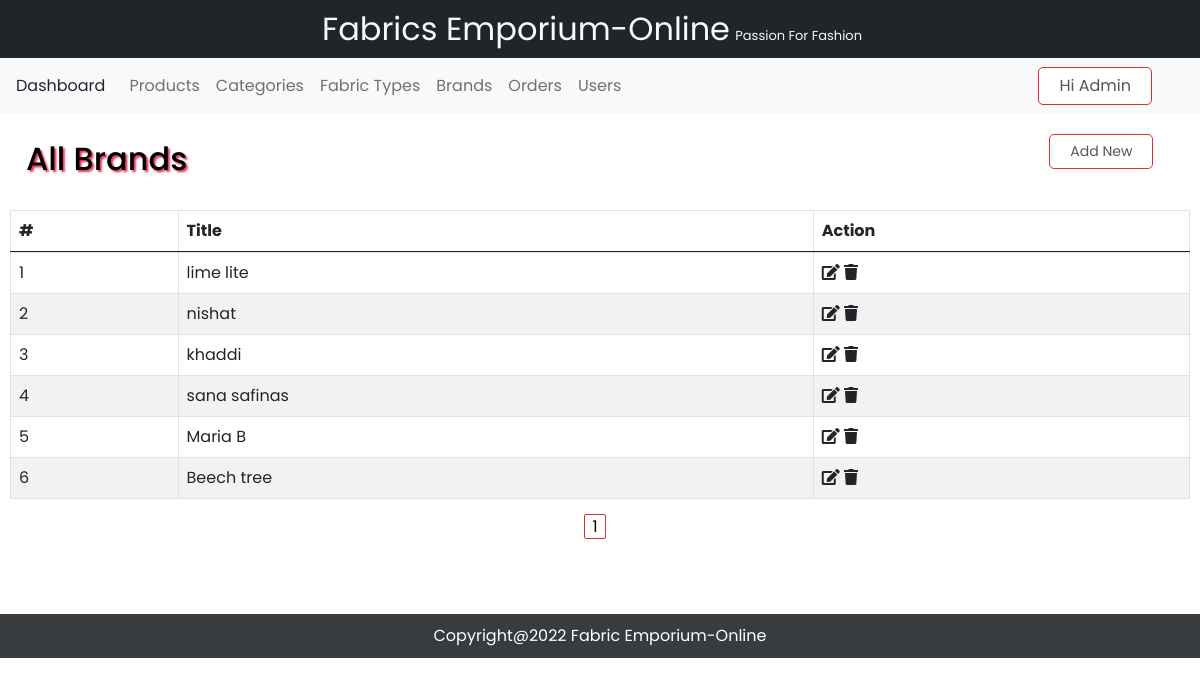
Screenshot of /admin/brands.php with the database file from the repository.
### tables this page shows
CREATE TABLE `brands` (
  `b_id` int(11) NOT NULL,
  `b_name` varchar(30) NOT NULL
);

### admin/brands.php (the view, shortened to what this page needs)
<?php
include 'header.php';
session_start();?>
 <div class="admin-content-container">
 <div class="row">
        <div class="col-lg-10">
          <h2 class="admin-heading ms-3">All Brands </h2>
        </div>
        <div class="col-lg-2 ps-5">
            <a class="btn btn-sm add-new pull-right" href="add_brand.php">Add New</a>
        </div>
        </div>
      <?php
            include "config.php";
            $limit = 10;
            if(isset($_GET['page'])){
                $page = $_GET['page'];
              }else{
                  $page = 1;
               }
                $offset = ($page - 1) * $limit;
                $sql = "SELECT * FROM `brands`
                ORDER BY b_id Asc LIMIT {$offset},{$limit}";
                $result = mysqli_query($conn, $sql) or die("Query Failed.");
                if(mysqli_num_rows($result) > 0){ ?>
      <table class="table table-striped table-hover table-bordered mt-4">
        <thead>
            <th>#</th>
            <th>Title</th>
            <th>Action</th>
        </thead>
        <tbody>
            <tr>
                 <?php   while($row = mysqli_fetch_assoc($result)) { ?>
              <tr>
                <td><?php echo $row['b_id'];?></td>
                  <td><?php echo $row['b_name'];?></td>
                <td>
              <a href="edit_brand.php?id=<?php echo $row['b_id'];?>" class="text-dark"><i class="fa fa-edit"></i></a>
              <a class="delete_category text-dark" href="delete-brand.php?id=<?php echo $row['b_id'];?>" ><i class="fa fa-trash"></i></a>
          </td>
        <?php } ?>
      </tr>
    </tbody>
</table>
<?php
      }else {
          echo "<h3>No Results Found.</h3>";
        }
          $sql1 = "SELECT * FROM brands";
          $result1 = mysqli_query($conn, $sql1) or die("Query Failed.");
             if(mysqli_num_rows($result1) > 0){
                $total_records = mysqli_num_rows($result1);
                $total_page = ceil($total_records / $limit);
                  echo '<ul class="pagination admin-pagination">';
                    for($i = 1; $i <= $total_page; $i++){
                         if($i == $page){
                               $active = "active";
                            }else{
                               $active = "";
                        }
                          echo '<li class="'.$active.'"><a href="brands.php?page='.$i.'">'.$i.'</a></li>';
                     }
                             echo '</ul>';
                     } ?>
              </div>
           </div>
<?php
    include 'footer.php'; ?>

### admin/header.php (shortened to what this page needs)
<!DOCTYPE html>
<html lang="en">
<head>
    <link rel="stylesheet" href="https://cdnjs.cloudflare.com/ajax/libs/font-awesome/5.15.4/css/all.min.css" />
    <link rel = "stylesheet" href = "../css/bootstrap.css">
    <link rel = "stylesheet" href = "../css/style.css">
</head>
<body>
<nav class = "navbar navbar-dark bg-dark p-0">
      <div class = "container-fluid justify-content-center">
          <div class = "navbar-brand  ">
                <span class ="text-light mheading">Fabrics Emporium-Online</span>
                <span id="slogen" class="text-capitalize text-light">Passion for fashion</span>
          </div>
      </div>
</nav>
<nav class="navbar navbar-expand-lg navbar-light bg-light sticky-top">
      <a class="nav-link text-dark" href="dashboard.php" class="text-uppercase ">Dashboard</a>
   <div class="collapse navbar-collapse">
      <ul class="navbar-nav mr-auto">
        <li class="nav-item active">
          <a class="nav-link" href="products.php" class="text-uppercase">Products</a>
        </li>
        <li class="nav-item">
          <a class="nav-link"  href="category.php" class="text-uppercase">Categories</a>
        </li>
        <li class="nav-item">
          <a class="nav-link" href="fabric_type.php" class="text-uppercase">Fabric Types</a>
        </li>
        <li class="nav-item">
          <a class="nav-link" href="brands.php" class="text-uppercase">Brands</a>
        </li>
        <li class="nav-item">
          <a class="nav-link" href="orders.php" class="text-uppercase">Orders</a>
        </li>
        <li class="nav-item">
          <a class="nav-link" href="users.php" class="text-uppercase">Users</a>
        </li>
     </ul>
</div>
      <li class="d-flex nav-item dropdown me-5">
        <a class="btn sdropdown-toggle"data-bs-toggle="dropdown"aria-expanded="false">
         Hi Admin
        </a>
</nav>
    <div id="admin-menu">

### admin/footer.php (shortened to what this page needs)
    <div id="footer2">
        <div class="container">
            <div class="row">
                <div class="col-md-12">Copyright@2022 Fabric Emporium-Online</div>
            </div>
        </div>
    </div>
</body>
</html>

### css/style.css (style rules this page uses)
:root { --lg-font: 'Kaisei Tokumin', serif; --sm-font: 'Poppins', sans-serif; --pink: #e5345b; --white:white; }
body { font-family: var(--sm-font); }
.btn:not(.nav-btns button) { background-color: #fff; color: rgb(85, 85, 85); padding: 6px 20px; border-color: var(--pink); border-radius: 5px; border: 1px solid rgb(219, 48, 48); }
.admin-heading { color:black; text-shadow: 2px 2px 2px var(--pink); box-sizing: border-box; padding-top: 6px; padding-bottom: 0; }
.pagination { display: block; text-align: center; margin: 0; text-decoration: none; }
.pagination li { display:inline-block; margin: 0 10px 0 0; }
.pagination li a { margin: 3px 0px; padding: 0px 7px; border-color: var(--pink); border-radius: 2px; border: 1px solid rgb(219, 48, 48); background:white; color:black; }
a { text-decoration: none; }
#admin-menu { padding: 20px 10px; min-height: 500px; }
#slogen { font-size: 13px; }
.mheading { font-size:xx-large; }
#footer2 { background-color: #393c3f; color: white; padding: 10px 0; text-align: center; }

### rows the page displays
brands: b_id "1", b_name "lime lite"
brands: b_id "2", b_name "nishat"
brands: b_id "3", b_name "khaddi"
brands: b_id "4", b_name "sana safinas"
brands: b_id "5", b_name "Maria B"
brands: b_id "6", b_name "Beech tree"
